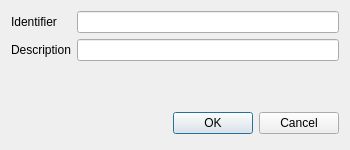
<?xml version="1.0" encoding="UTF-8"?>
<ui version="4.0">
 <class>CreateNodeDialog</class>
 <widget class="QDialog" name="CreateNodeDialog">
  <property name="geometry">
   <rect>
    <x>0</x>
    <y>0</y>
    <width>350</width>
    <height>150</height>
   </rect>
  </property>
  <property name="sizePolicy">
   <sizepolicy hsizetype="Fixed" vsizetype="Fixed">
    <horstretch>0</horstretch>
    <verstretch>0</verstretch>
   </sizepolicy>
  </property>
  <property name="windowTitle">
   <string>Create Node</string>
  </property>
  <property name="windowIcon">
   <iconset resource="TinyEmberPlus.qrc">
    <normaloff>:/image/resources/node-insert-child.png</normaloff>:/image/resources/node-insert-child.png</iconset>
  </property>
  <layout class="QGridLayout" name="gridLayout">
   <item row="0" column="0">
    <layout class="QFormLayout" name="formLayout">
     <item row="1" column="1">
      <widget class="QLineEdit" name="identifierText"/>
     </item>
     <item row="3" column="0">
      <widget class="QLabel" name="label_2">
       <property name="text">
        <string>Description</string>
       </property>
      </widget>
     </item>
     <item row="3" column="1">
      <widget class="QLineEdit" name="descriptionText"/>
     </item>
     <item row="1" column="0">
      <widget class="QLabel" name="label">
       <property name="text">
        <string>Identifier</string>
       </property>
      </widget>
     </item>
     <item row="4" column="1">
      <widget class="QLabel" name="statusText">
       <property name="text">
        <string/>
       </property>
      </widget>
     </item>
    </layout>
   </item>
   <item row="1" column="0">
    <layout class="QHBoxLayout">
     <property name="spacing">
      <number>6</number>
     </property>
     <property name="margin">
      <number>0</number>
     </property>
     <item>
      <spacer>
       <property name="orientation">
        <enum>Qt::Horizontal</enum>
       </property>
       <property name="sizeHint" stdset="0">
        <size>
         <width>131</width>
         <height>31</height>
        </size>
       </property>
      </spacer>
     </item>
     <item>
      <widget class="QPushButton" name="okButton">
       <property name="text">
        <string>OK</string>
       </property>
      </widget>
     </item>
     <item>
      <widget class="QPushButton" name="cancelButton">
       <property name="text">
        <string>Cancel</string>
       </property>
      </widget>
     </item>
    </layout>
   </item>
  </layout>
 </widget>
 <resources>
  <include location="TinyEmberPlus.qrc"/>
 </resources>
 <connections>
  <connection>
   <sender>okButton</sender>
   <signal>clicked()</signal>
   <receiver>CreateNodeDialog</receiver>
   <slot>accept()</slot>
   <hints>
    <hint type="sourcelabel">
     <x>278</x>
     <y>253</y>
    </hint>
    <hint type="destinationlabel">
     <x>96</x>
     <y>254</y>
    </hint>
   </hints>
  </connection>
  <connection>
   <sender>cancelButton</sender>
   <signal>clicked()</signal>
   <receiver>CreateNodeDialog</receiver>
   <slot>reject()</slot>
   <hints>
    <hint type="sourcelabel">
     <x>369</x>
     <y>253</y>
    </hint>
    <hint type="destinationlabel">
     <x>179</x>
     <y>282</y>
    </hint>
   </hints>
  </connection>
  <connection>
   <sender>identifierText</sender>
   <signal>textChanged(QString)</signal>
   <receiver>CreateNodeDialog</receiver>
   <slot>identifierChanged(QString)</slot>
   <hints>
    <hint type="sourcelabel">
     <x>204</x>
     <y>25</y>
    </hint>
    <hint type="destinationlabel">
     <x>174</x>
     <y>74</y>
    </hint>
   </hints>
  </connection>
 </connections>
 <slots>
  <slot>identifierChanged(QString)</slot>
 </slots>
</ui>
